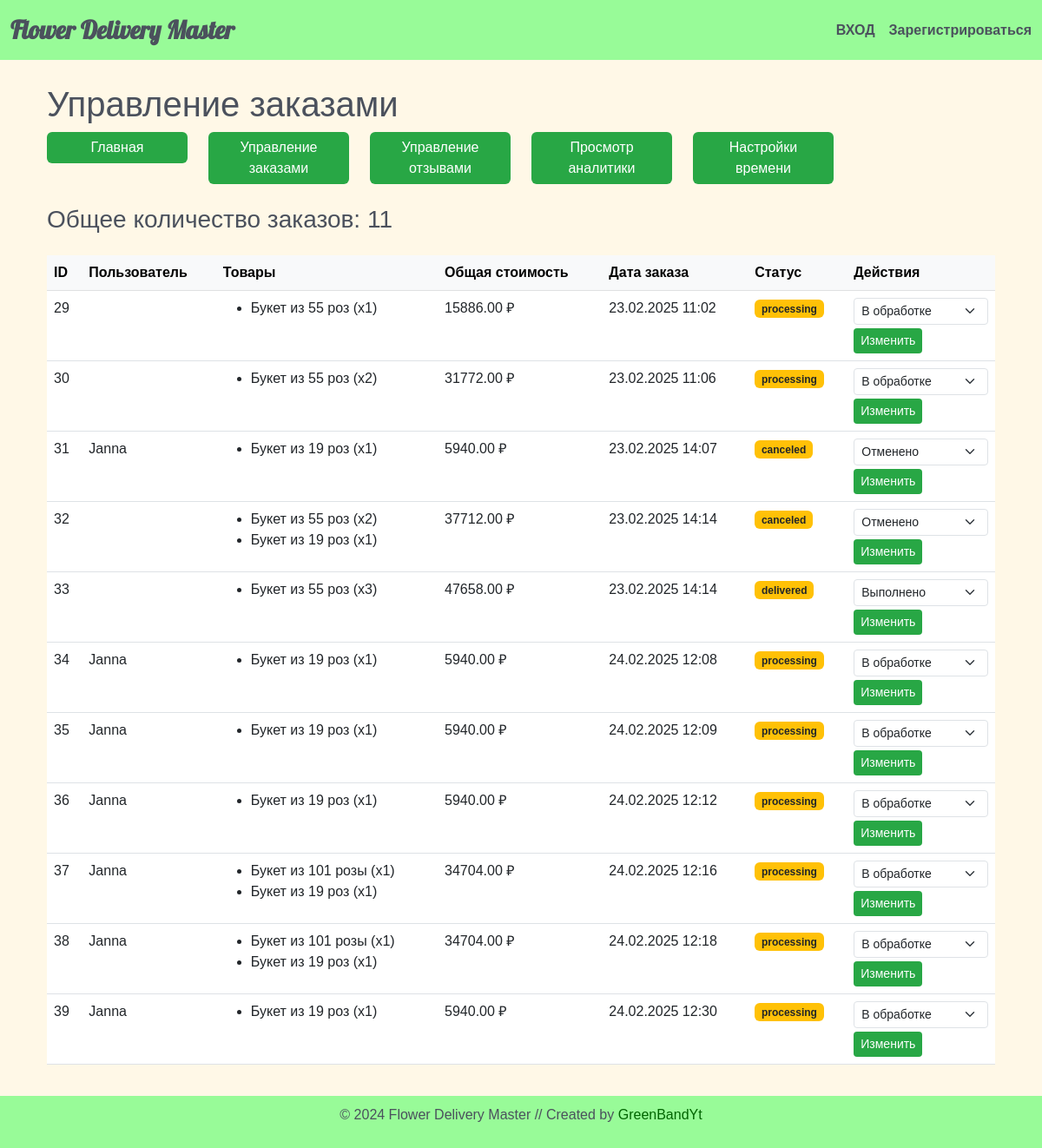
The app's page /admin-zone/orders/ with its own data.
### catalog/models.py (models this page shows, shortened)
class Order(models.Model):
    STATUS_CHOICES = [
        ('created', 'Новый'),
        ('processing', 'В обработке'),
        ('shipped', 'Отправлен'),
        ('delivered', 'Доставлен'),
        ('canceled', 'Отменён'),
    ]
    user = models.ForeignKey(
        settings.AUTH_USER_MODEL,
        on_delete=models.CASCADE,
        verbose_name="User"
    )
    executor = models.ForeignKey(
        settings.AUTH_USER_MODEL,
        on_delete=models.SET_NULL,
        null=True,
        blank=True,
        related_name="executor_orders",
        verbose_name="Исполнитель"
    )
    created_at = models.DateTimeField(auto_now_add=True, verbose_name="Created At")
    status = models.CharField(
        max_length=20,
        choices=STATUS_CHOICES,
        default='created',
        verbose_name="Order Status"
    )
    total_price = models.DecimalField(max_digits=10, decimal_places=2, verbose_name="Total Price")
    notes = models.TextField(blank=True, null=True, verbose_name="Order Notes")
    address = models.TextField(blank=True, null=True, verbose_name="Address")
    is_ready = models.BooleanField(default=False, verbose_name="Order Ready")  # Новое поле
    class Meta:
        db_table = "catalog_order"  # Явно указываем имя таблицы для Order

class OrderItem(models.Model):
    order = models.ForeignKey(
        Order,
        related_name="items",
        on_delete=models.CASCADE,
        verbose_name="Order"
    )
    product = models.ForeignKey(
        Product,
        on_delete=models.CASCADE,
        verbose_name="Product"
    )
    quantity = models.PositiveIntegerField(default=1, verbose_name="Quantity")
    price = models.DecimalField(max_digits=10, decimal_places=2, verbose_name="Total Price")
    class Meta:
        db_table = "catalog_orderitem"  # Явно указываем имя таблицы для OrderItem

class Product(models.Model):
    name = models.CharField(max_length=200, verbose_name="Product Name")
    description = models.TextField(blank=True, verbose_name="Description")
    price = models.DecimalField(max_digits=10, decimal_places=2, verbose_name="Price")
    image = models.ImageField(upload_to='products/', blank=True, null=True, verbose_name="Image")
    created_at = models.DateTimeField(auto_now_add=True, verbose_name="Created At")
    updated_at = models.DateTimeField(auto_now=True, verbose_name="Updated At")

### users/models.py (models this page shows, shortened)
class CustomUser(AbstractUser):
    phone_number = models.CharField(
        max_length=16,
        unique=True,  # Добавлено требование уникальности
        null=False,   # Поле обязательно
        blank=False,  # Поле обязательно
        verbose_name="Phone Number"
    )
    address = models.TextField(
        blank=True,
        null=True,
        verbose_name="Address"
    )
    telegram_id = models.CharField(
        max_length=50,
        blank=True,
        null=True,
        unique=True,
        verbose_name="Telegram ID"
    )

### admin_zone/views.py (the view)
# urls.py: path('orders/', views.manage_orders, name='orders'),  # Управление заказами
def manage_orders(request):
    orders = Order.objects.all()
    return render(request, 'admin_zone/manage_orders.html', {'orders': orders})

### admin_zone/templates/admin_zone/manage_orders.html (shortened to what this page needs)
{% extends "base.html" %}
{% block content %}
<div class="container mt-5">
    <h1>Управление заказами</h1>
    <div class="row mb-4">
        <div class="col-md-2">
            <a href="{% url 'admin_zone:home' %}" class="btn btn-primary w-100">Главная</a>
        </div>
        <div class="col-md-2">
            <a href="{% url 'admin_zone:orders' %}" class="btn btn-primary w-100">Управление заказами</a>
        </div>
        <div class="col-md-2">
            <a href="{% url 'admin_zone:reviews' %}" class="btn btn-primary w-100">Управление отзывами</a>
        </div>
        <div class="col-md-2">
            <a href="{% url 'admin_zone:analytics' %}" class="btn btn-primary w-100">Просмотр аналитики</a>
        </div>
        <div class="col-md-2">
            <a href="{% url 'admin_zone:edit_time_settings' %}" class="btn btn-primary w-100">Настройки времени</a>
        </div>
    </div>
    <h3>Общее количество заказов: {{ orders|length }}</h3>
    <div class="table-responsive">
        <table class="table table-hover mt-3">
            <thead class="table-light">
                <tr>
                    <th>ID</th>
                    <th>Пользователь</th>
                    <th>Товары</th>
                    <th>Общая стоимость</th>
                    <th>Дата заказа</th>
                    <th>Статус</th>
                    <th>Действия</th>
                </tr>
            </thead>
            <tbody>
                {% for order in orders %}
                <tr>
                    <td>{{ order.id }}</td>
                    <td>{{ order.user.username }}</td>
                    <td>
                        <ul>
                            {% for item in order.items.all %}
                            <li>{{ item.product.name }} (x{{ item.quantity }})</li>
                            {% endfor %}
                        </ul>
                    </td>
                    <td>{{ order.total_price }} ₽</td>
                    <td>{{ order.created_at|date:"d.m.Y H:i" }}</td>
                    <td>
                        <span class="badge {% if order.status == 'Выполнено' %}bg-success{% elif order.status == 'Отменено' %}bg-danger{% else %}bg-warning text-dark{% endif %}">
                            {{ order.status }}
                        </span>
<td>
    <form method="post" action="{% url 'admin_zone:update_order_status' order.id %}">
        <select name="status" class="form-select form-select-sm">
            <option value="processing" {% if order.status == 'processing' %}selected{% endif %}>В обработке</option>
            <option value="delivered" {% if order.status == 'delivered' %}selected{% endif %}>Выполнено</option>
            <option value="canceled" {% if order.status == 'canceled' %}selected{% endif %}>Отменено</option>
        </select>
        <button type="submit" class="btn btn-sm btn-primary mt-1">Изменить</button>
    </form>
</td>
                </tr>
                {% endfor %}
            </tbody>
        </table>
    </div>
</div>
{% endblock %}

### static/css/style.css (style rules this page uses)
body { margin: 0; padding: 0; font-family: 'Arial', sans-serif; background-color: #FFF8E7; color: #4B515D; display: flex; flex-direction: column; min-height: 100vh; }
.btn-primary { background-color: #28a745; color: #ffffff; border: none; }
h1, h2, h3 { color: #4B515D; }
button { background-color: #FF4500; color: #FFFFFF; border: none; border-radius: 5px; padding: 10px 20px; font-size: 16px; cursor: pointer; transition: background-color 0.3s ease; }

### records on screen
Order: id "29", total_price "15886.00", created_at "23.02.2025 11:02", status "processing", status "В обработке"
OrderItem: product.name "Букет из 55 роз", quantity "1"
Order: id "30", total_price "31772.00", created_at "23.02.2025 11:06", status "processing", status "В обработке"
OrderItem: product.name "Букет из 55 роз", quantity "2"
Order: id "31", user.username "Janna", total_price "5940.00", created_at "23.02.2025 14:07", status "canceled", status "Отменено"
OrderItem: product.name "Букет из 19 роз", quantity "1"
Order: id "32", total_price "37712.00", created_at "23.02.2025 14:14", status "canceled", status "Отменено"
OrderItem: product.name "Букет из 55 роз", quantity "2"
OrderItem: product.name "Букет из 19 роз", quantity "1"
Order: id "33", total_price "47658.00", created_at "23.02.2025 14:14", status "delivered", status "Выполнено"
OrderItem: product.name "Букет из 55 роз", quantity "3"
Order: id "34", user.username "Janna", total_price "5940.00", created_at "24.02.2025 12:08", status "processing", status "В обработке"
OrderItem: product.name "Букет из 19 роз", quantity "1"
Order: id "35", user.username "Janna", total_price "5940.00", created_at "24.02.2025 12:09", status "processing", status "В обработке"
OrderItem: product.name "Букет из 19 роз", quantity "1"
Order: id "36", user.username "Janna", total_price "5940.00", created_at "24.02.2025 12:12", status "processing", status "В обработке"
OrderItem: product.name "Букет из 19 роз", quantity "1"
Order: id "37", user.username "Janna", total_price "34704.00", created_at "24.02.2025 12:16", status "processing", status "В обработке"
OrderItem: product.name "Букет из 101 розы", quantity "1"
OrderItem: product.name "Букет из 19 роз", quantity "1"
Order: id "38", user.username "Janna", total_price "34704.00", created_at "24.02.2025 12:18", status "processing", status "В обработке"
OrderItem: product.name "Букет из 101 розы", quantity "1"
OrderItem: product.name "Букет из 19 роз", quantity "1"
Order: id "39", user.username "Janna", total_price "5940.00", created_at "24.02.2025 12:30", status "processing", status "В обработке"
OrderItem: product.name "Букет из 19 роз", quantity "1"

### other values on screen
{{ orders|length }} "11"
